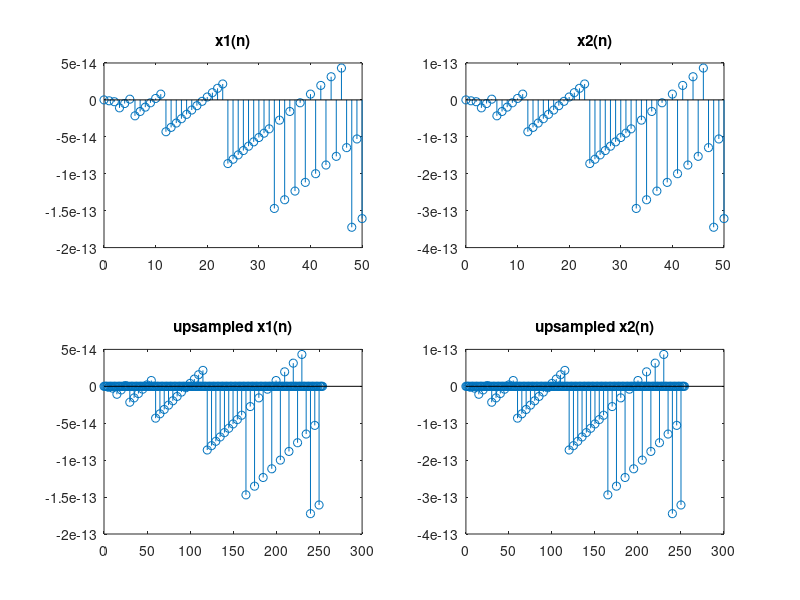

Reproduce this figure in MATLAB.
N=51;
n=0:N-1;
N_Freq1=input('Enter the value of normalized frequency1: ');%0.15
x1=sin(2*pi*N_Freq1*n);
N_Freq2=input('Enter the value of normalized frequency2: '); %0.1
N_Freq3=input('Enter the value of normalized frequency3: ');%0.3
x2=sin(2*pi*N_Freq2*n)+sin(2*pi*N_Freq3*n);
M=input('Value of up sampling factor: ');%5
y1=upsample(x1,M);
L1=length(y1);
y2=upsample(x2,M);
L2=length(y2);
subplot(2,2,1);
stem(0:N-1,x1(1:N));
title('x1(n)');
subplot(2,2,2);
stem(0:N-1,x2(1:N));
title('x2(n)');
subplot(2,2,3);
stem(0:L1-1,y1(1:L1));
title('upsampled x1(n)');
subplot(2,2,4);
stem(0:L2-1,y2(1:L2));
title('upsampled x2(n)')
